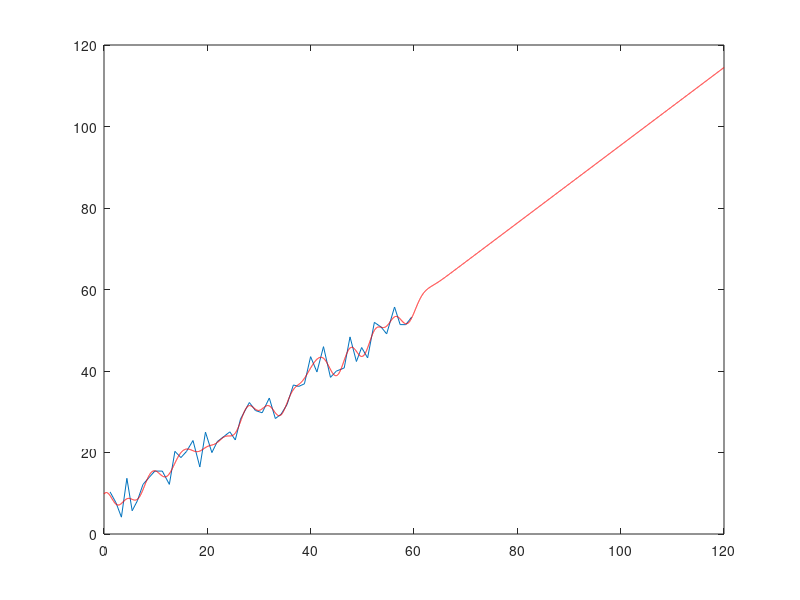

Source code (MATLAB):
%% A example of Kernel_ridge_regression : with k a kernel lin_exp.
% mu is the weight of exp
% sigma^2 is the variance of the normal

lambda = 0.001;
mu=1;
sigma=2;

Xtr=transpose(1:50) + 10*sort(rand(50,1));
Ytr=transpose(1:50) + 10*rand(50,1);
Xte=transpose(1 : 12000) / 100;

k=@(x,y) x*y + mu*exp(-(x-y)^2/(2*sigma^2));
n=size(Xtr,1);
Ktrtr=rand(n,n);
for i = 1 : n
    for j = 1 : n
        Ktrtr(i,j)=k(Xtr(i),Xtr(j));
    end
end
A= (Ktrtr+(lambda*n*eye(n)))\Ytr;
m=size(Xte,1);
Ktetr=rand(m,n);
for i = 1 : m
    for j = 1 : n
        Ktetr(i,j)=k(Xte(i),Xtr(j));
    end
end
Yte=Ktetr*A;
plot(Xtr,Ytr)
hold on
plot(Xte,Yte,'r')
hold off